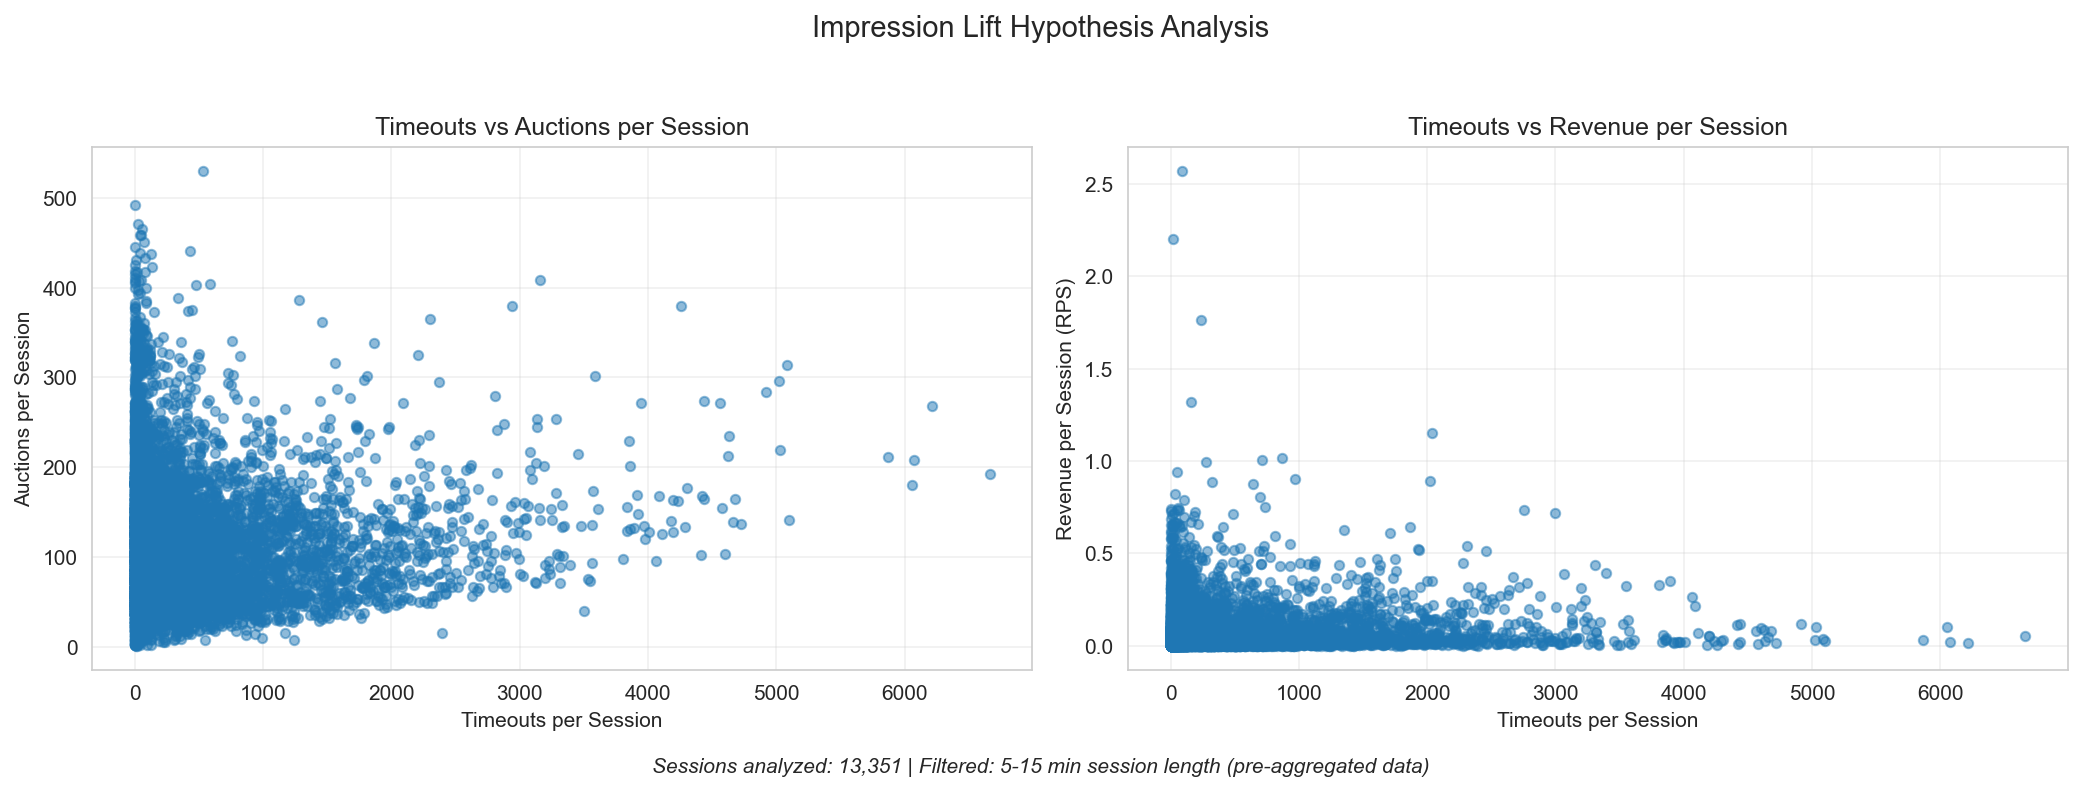

Source code (Python):
"""Session Correlation Analysis - Impression Lift Hypothesis

Validates: Less timeout → auctions finished faster → more auctions per session → impression → viewability + revenue

Measures correlations between:
- Timeouts per session → Auctions per session
- Timeouts per session → Revenue per session (RPS)

Uses pre-aggregated session-level data from Axiom for efficient analysis.
"""

import json
from pathlib import Path
import pandas as pd
from scipy.stats import pearsonr
import matplotlib.pyplot as plt
import seaborn as sns


def load_aggregated_sessions(
    json_file_path: Path, filter_median_length: bool = False
) -> pd.DataFrame:
    """
    Load pre-aggregated session data from JSON file

    Args:
        json_file_path: Path to the aggregated sessions JSON file
        filter_median_length: If True, filter to sessions around 10 minutes (±5 min)

    Returns:
        DataFrame with session-level metrics
    """
    with open(json_file_path, "r") as f:
        data = json.load(f)

    # Extract session data
    sessions = data["data"]

    # Convert to DataFrame
    df = pd.DataFrame(sessions)

    # Convert session_length_ms to minutes if present
    if "session_length_ms" in df.columns:
        df["session_length_min"] = df["session_length_ms"] / 1000 / 60

    # Filter to sessions around median length (10 minutes ± 5 minutes)
    if filter_median_length and "session_length_min" in df.columns:
        df = df[
            (df["session_length_min"] >= 5) & (df["session_length_min"] <= 15)
        ].copy()
        print(f"Filtered to sessions with length 5-15 minutes: {len(df)} sessions")

    return df


def find_aggregated_sessions_file() -> Path:
    """Find the aggregated sessions data file"""
    data_path = Path(__file__).parent.parent.parent / "data"
    data_file = data_path / "axiom-sessions-aggregated.json"
    if not data_file.exists():
        raise FileNotFoundError(
            f"Aggregated sessions file not found: {data_file}\n"
            "Please run: bun run ml-pipeline/fetch-aggregated-sessions.ts"
        )
    return data_file


def calculate_correlations(df: pd.DataFrame):
    """Calculate Pearson correlations"""
    corr_timeouts_auctions, p1 = pearsonr(
        df["timeouts_per_session"], df["auctions_per_session"]
    )
    corr_timeouts_revenue, p2 = pearsonr(
        df["timeouts_per_session"], df["revenue_per_session"]
    )

    return {
        "timeouts_vs_auctions": {"correlation": corr_timeouts_auctions, "p_value": p1},
        "timeouts_vs_revenue": {"correlation": corr_timeouts_revenue, "p_value": p2},
    }


def print_summary_stats(df: pd.DataFrame, correlations: dict):
    """Print summary statistics"""
    print("=" * 60)
    print("IMPRESSION LIFT HYPOTHESIS VALIDATION")
    print("Session Correlation Analysis")
    print("=" * 60)
    print(f"\nTotal sessions analyzed: {len(df)}")
    print("\nSummary Statistics:")
    print("-" * 60)
    print("Timeouts per session:")
    print(f"  Mean: {df['timeouts_per_session'].mean():.2f}")
    print(f"  Median: {df['timeouts_per_session'].median():.2f}")
    print(f"  Std: {df['timeouts_per_session'].std():.2f}")
    print("\nAuctions per session:")
    print(f"  Mean: {df['auctions_per_session'].mean():.2f}")
    print(f"  Median: {df['auctions_per_session'].median():.2f}")
    print(f"  Std: {df['auctions_per_session'].std():.2f}")
    print("\nRevenue per session (RPS):")
    print(f"  Mean: ${df['revenue_per_session'].mean():.4f}")
    print(f"  Median: ${df['revenue_per_session'].median():.4f}")
    print(f"  Std: ${df['revenue_per_session'].std():.4f}")
    print("\n" + "=" * 60)
    print("CORRELATION RESULTS")
    print("=" * 60)
    print("\nTimeouts vs Auctions per session:")
    print(f"  Correlation: {correlations['timeouts_vs_auctions']['correlation']:.4f}")
    print(f"  P-value: {correlations['timeouts_vs_auctions']['p_value']:.4e}")
    print("\nTimeouts vs Revenue per session:")
    print(f"  Correlation: {correlations['timeouts_vs_revenue']['correlation']:.4f}")
    print(f"  P-value: {correlations['timeouts_vs_revenue']['p_value']:.4e}")
    print("=" * 60)


def create_visualizations(df: pd.DataFrame, output_dir: Path, num_sessions: int):
    """Create scatter plots"""
    sns.set_style("whitegrid")
    fig, axes = plt.subplots(1, 2, figsize=(14, 5))

    # Plot 1: Timeouts vs Auctions
    axes[0].scatter(
        df["timeouts_per_session"], df["auctions_per_session"], alpha=0.5, s=20
    )
    axes[0].set_xlabel("Timeouts per Session")
    axes[0].set_ylabel("Auctions per Session")
    axes[0].set_title("Timeouts vs Auctions per Session")
    axes[0].grid(True, alpha=0.3)

    # Plot 2: Timeouts vs Revenue
    axes[1].scatter(
        df["timeouts_per_session"], df["revenue_per_session"], alpha=0.5, s=20
    )
    axes[1].set_xlabel("Timeouts per Session")
    axes[1].set_ylabel("Revenue per Session (RPS)")
    axes[1].set_title("Timeouts vs Revenue per Session")
    axes[1].grid(True, alpha=0.3)

    # Add metadata text
    info_text = f"Sessions analyzed: {num_sessions:,} | Filtered: 5-15 min session length (pre-aggregated data)"
    fig.suptitle("Impression Lift Hypothesis Analysis", fontsize=14, y=1.02)
    fig.text(0.5, 0.01, info_text, ha="center", fontsize=10, style="italic")

    plt.tight_layout(rect=[0, 0.03, 1, 0.98])

    output_path = output_dir / "session-correlation-analysis.png"
    plt.savefig(output_path, dpi=150, bbox_inches="tight")
    print(f"\nVisualizations saved to: {output_path}")
    plt.close()


def generate_summary(df: pd.DataFrame, correlations: dict, output_dir: Path):
    """Generate summary.md file"""
    summary_lines = [
        "# Session Correlation Analysis Summary",
        "",
        "## Hypothesis",
        "Impression Lift Hypothesis: Less timeout → auctions finished faster → more auctions per session → impression → viewability + revenue",
        "",
        "## Data",
        f"- **Total sessions analyzed**: {len(df):,}",
        f"- **Filter**: Sessions with length 5-15 minutes (median ± 5 min)",
        "",
        "## Summary Statistics",
        "",
        f"- **Timeouts per session**: Mean={df['timeouts_per_session'].mean():.2f}, Median={df['timeouts_per_session'].median():.2f}",
        f"- **Auctions per session**: Mean={df['auctions_per_session'].mean():.2f}, Median={df['auctions_per_session'].median():.2f}",
        f"- **Revenue per session (RPS)**: Mean=${df['revenue_per_session'].mean():.4f}, Median=${df['revenue_per_session'].median():.4f}",
        "",
        "## Correlation Results",
        "",
        f"### Timeouts vs Auctions per session",
        f"- **Correlation**: {correlations['timeouts_vs_auctions']['correlation']:.4f}",
        f"- **P-value**: {correlations['timeouts_vs_auctions']['p_value']:.4e}",
        f"- **Interpretation**: {'✓ Positive correlation' if correlations['timeouts_vs_auctions']['correlation'] > 0 else '✗ Negative correlation'}",
        "",
        f"### Timeouts vs Revenue per session",
        f"- **Correlation**: {correlations['timeouts_vs_revenue']['correlation']:.4f}",
        f"- **P-value**: {correlations['timeouts_vs_revenue']['p_value']:.4e}",
        f"- **Interpretation**: {'✓ Positive correlation' if correlations['timeouts_vs_revenue']['correlation'] > 0 else '✗ Negative correlation'}",
        "",
        "## Conclusion",
        "",
        "The analysis shows correlations between timeouts, auctions, and revenue for sessions of similar length (5-15 minutes).",
        "",
        f"**Visualization**: `session-correlation-analysis.png`",
    ]

    summary_path = output_dir / "summary.md"
    with open(summary_path, "w") as f:
        f.write("\n".join(summary_lines))
    print(f"Summary saved to: {summary_path}")


def main():
    # Find and load aggregated session data
    data_file = find_aggregated_sessions_file()
    print(f"Loading aggregated session data from: {data_file.name}")
    df = load_aggregated_sessions(data_file, filter_median_length=True)

    print(f"Loaded {len(df)} session records")

    # Calculate correlations
    correlations = calculate_correlations(df)

    # Print results
    print_summary_stats(df, correlations)

    # Create visualizations
    output_dir = Path(__file__).parent
    create_visualizations(df, output_dir, len(df))

    # Generate summary
    generate_summary(df, correlations, output_dir)


if __name__ == "__main__":
    main()
